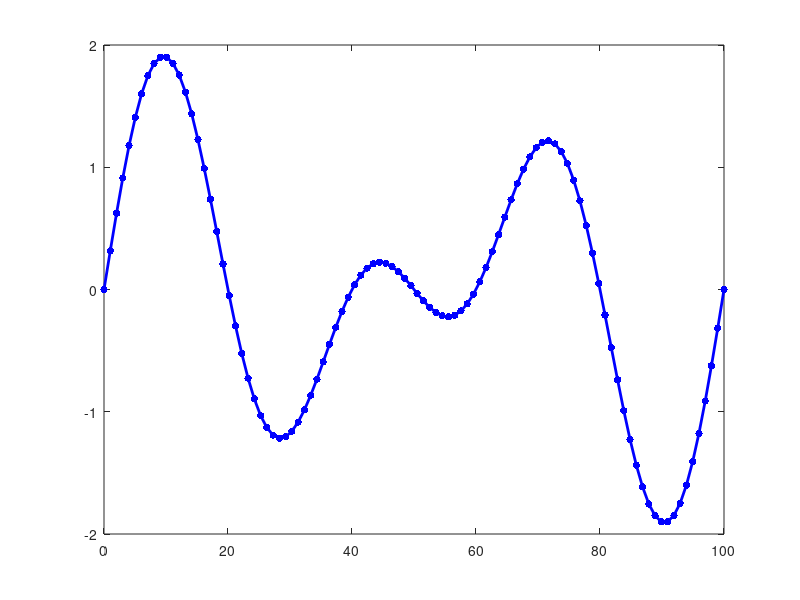

Write the MATLAB code that produced this figure.

t = linspace(0,100);
f1 = 3; % frequency
T1 = 1/f1; % period, seconds
amp1 = 1; % amplitude
f2 = 2; % frequency
T2 = 1/f2; % period, seconds
amp2 = 1; % amplitude
signal1 = amp1 * sin(2*pi*t/T1);
signal2 = amp2 * sin(2*pi*t/T2);
signal = signal1 + signal2;
t = t';
signal = signal';
plot(t, signal, 'b.-', 'LineWidth', 2, 'MarkerSize', 16);


